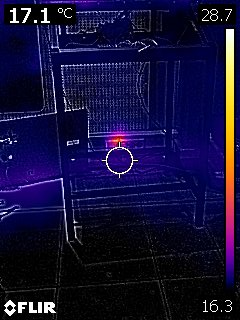
#> input picture FLIR0021.jpg, 240 x 320 px; its folder holds only this picture in this run
$ python -i image_prosessing.py   (imports and definitions only)
#> lines starting #> are read from the running program, lines starting #| are printed output that depends on the picture
#> further down, picture is the input picture: shape (320, 240, 3); mean B, G, R 57.6, 16.1, 20.5
import cv2
import numpy as np
from logging_framework import logging_setup as log
import time

#global variables
SIMPLE_THRESHOLD_FILTER = 0
CV_OTZU_FILTER = 1
MANUAL_OTZU_FILTER = 2

MORPHOLOGY_ON = True
MORPHOLOGY_OFF = False

# [22 lines left out: functions readImageFromPath, readImage, not called in this run]

def invertImage(img):
    #Return inversion of an image.
    return cv2.bitwise_not(img)
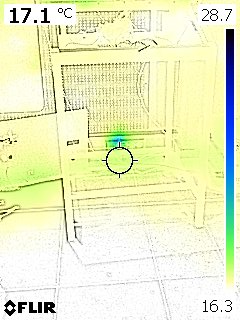
#> returned value: shape (320, 240, 3); mean of channels 0, 1, 2 197.4, 238.9, 234.5; drawn as B, G, R

# [67 lines left out: functions manual_otsu_binary, otsu_binary, morphologyFilter, not called in this run]

def filterImg(img, filterType=0, morphology=False):
    # check if input image is in grayscale (2D)
    # check if input image is in grayscale (2D)
    try:
        if img.shape[2]:
            # if there is 3rd dimension
            print('otsu_binary(img) input image should be in grayscale!')
    except IndexError:
        pass  # image doesn't have 3rd dimension - proceed

    invImg = invertImage(img) #some functions are created to work this way

    #make function to crop img, or make function to remove flir bullshit (do the last)
    invImg = invImg[25:210,0:300] #temp
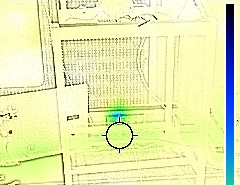
#> invImg: shape (185, 240, 3); mean B, G, R 177.3, 236.5, 230.6

    if filterType == SIMPLE_THRESHOLD_FILTER: #regular binary threshold
        _, threshImg = cv2.threshold(invImg, 60, 255, cv2.THRESH_BINARY) #just regular thresholding with random threshold
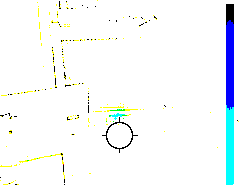
#> threshImg: shape (185, 240, 3); mean B, G, R 249.8, 248.5, 244.5
    elif filterType == CV_OTZU_FILTER: #openCV otzu threshold
        threshImg = otsu_binary(invImg)
    elif filterType == MANUAL_OTZU_FILTER: #manual calculation of otzu threshold value
        threshImg = manual_otsu_binary(invImg)

    else:
        #log.critical('HAHAHA! Function input scuffed')
        raise AttributeError('Good luck debugging! Gotta love good error messages ;)')

    if morphology:
        morphImg = morphologyFilter(threshImg, 5)
        return morphImg
    return threshImg

# [43 lines left out: functions initBlobDetector, blobDetection, not called in this run]

# [2 lines not run here, left out]
'''
    print('Lets have a look at all cases of filter func')
    img = readImage('FLIR0027.jpg')
    cv2.imshow('org',img)

    img1 = filterImg(img, 0, True)
    cv2.imshow('0M', img1)

    img2 = filterImg(img, 1, True)
    cv2.imshow('1M', img2)

    img3 = filterImg(img, 2, True)
    cv2.imshow('2M', img3)

    img4 = filterImg(img, 0, False)
    cv2.imshow('0', img4)

    img5 = filterImg(img, 1, False)
    cv2.imshow('1', img5)

    img6 = filterImg(img, 2, False)
    cv2.imshow('2', img6)

    while True:
        if cv2.waitKey(30) == 27: # exit on ESC                     #avslutter programmet og lukker alle viduer dersom man trykker ESC
            break
    cv2.destroyAllWindows()
'''


>>> import cv2
>>> picture = cv2.imread('FLIR0021.jpg')
>>> result = filterImg(picture)

$ run again, on FLIR0023.jpg
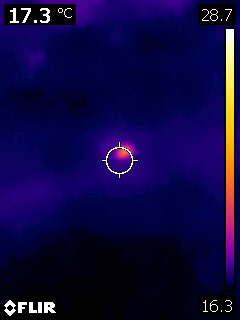
#> input picture FLIR0023.jpg, 240 x 320 px
#> picture is the input picture: shape (320, 240, 3); mean B, G, R 66.1, 7.9, 15.4
#> in filterImg, `invImg = invImg[25:210,0:300]`:
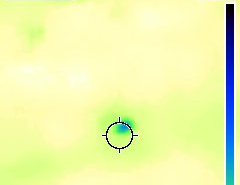
#> invImg: shape (185, 240, 3); mean B, G, R 173.6, 246.3, 237.3
#> in filterImg, `_, threshImg = cv2.threshold(invImg, 60, 255, cv2.THRESH_BINARY)`:
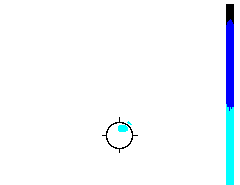
#> threshImg: shape (185, 240, 3); mean B, G, R 253.4, 249.5, 245.5

$ run again, on FLIR0025.jpg
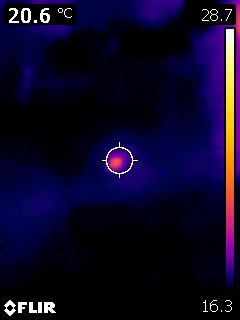
#> input picture FLIR0025.jpg, 240 x 320 px
#> picture is the input picture: shape (320, 240, 3); mean B, G, R 38.7, 7.7, 13.9
#> in filterImg, `invImg = invImg[25:210,0:300]`:
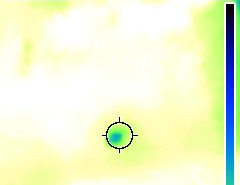
#> invImg: shape (185, 240, 3); mean B, G, R 207.7, 247, 239
#> in filterImg, `_, threshImg = cv2.threshold(invImg, 60, 255, cv2.THRESH_BINARY)`:
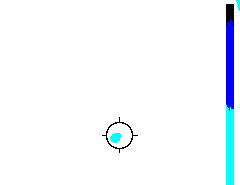
#> threshImg: shape (185, 240, 3); mean B, G, R 253.4, 249.5, 245.3
